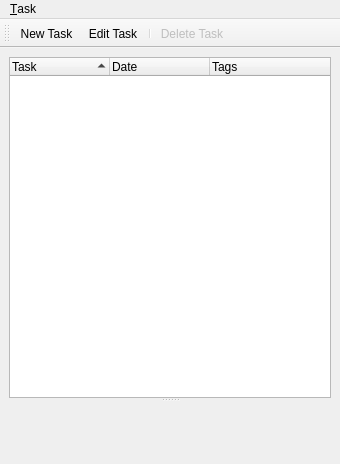
<ui version="4.0" >
 <class>MainWindow</class>
 <widget class="QMainWindow" name="MainWindow" >
  <property name="geometry" >
   <rect>
    <x>0</x>
    <y>0</y>
    <width>340</width>
    <height>464</height>
   </rect>
  </property>
  <property name="windowTitle" >
   <string>Todo</string>
  </property>
  <property name="windowIcon" >
   <iconset resource="icons.qrc" >
    <normaloff>:/todo.svg</normaloff>:/todo.svg</iconset>
  </property>
  <widget class="QWidget" name="centralwidget" >
   <layout class="QVBoxLayout" name="verticalLayout" >
    <item>
     <widget class="QSplitter" name="splitter" >
      <property name="orientation" >
       <enum>Qt::Vertical</enum>
      </property>
      <widget class="QTreeWidget" name="list" >
       <property name="alternatingRowColors" >
        <bool>true</bool>
       </property>
       <property name="rootIsDecorated" >
        <bool>false</bool>
       </property>
       <property name="uniformRowHeights" >
        <bool>true</bool>
       </property>
       <property name="sortingEnabled" >
        <bool>true</bool>
       </property>
       <property name="allColumnsShowFocus" >
        <bool>true</bool>
       </property>
       <column>
        <property name="text" >
         <string>Task</string>
        </property>
       </column>
       <column>
        <property name="text" >
         <string>Date</string>
        </property>
       </column>
       <column>
        <property name="text" >
         <string>Tags</string>
        </property>
       </column>
      </widget>
      <widget class="editor" native="1" name="editor" />
     </widget>
    </item>
   </layout>
  </widget>
  <widget class="QMenuBar" name="menubar" >
   <property name="geometry" >
    <rect>
     <x>0</x>
     <y>0</y>
     <width>340</width>
     <height>27</height>
    </rect>
   </property>
   <widget class="QMenu" name="menuTask" >
    <property name="title" >
     <string>&amp;Task</string>
    </property>
    <addaction name="actionNew_Task" />
    <addaction name="actionEdit_Task" />
    <addaction name="separator" />
    <addaction name="actionDelete_Task" />
   </widget>
   <addaction name="menuTask" />
  </widget>
  <widget class="QToolBar" name="toolBar" >
   <property name="windowTitle" >
    <string>toolBar</string>
   </property>
   <attribute name="toolBarArea" >
    <enum>TopToolBarArea</enum>
   </attribute>
   <attribute name="toolBarBreak" >
    <bool>false</bool>
   </attribute>
   <addaction name="actionNew_Task" />
   <addaction name="actionEdit_Task" />
   <addaction name="separator" />
   <addaction name="actionDelete_Task" />
  </widget>
  <action name="actionDelete_Task" >
   <property name="enabled" >
    <bool>false</bool>
   </property>
   <property name="icon" >
    <iconset resource="icons.qrc" >
     <normaloff>:/delete.svg</normaloff>:/delete.svg</iconset>
   </property>
   <property name="text" >
    <string>Delete Task</string>
   </property>
   <property name="shortcut" >
    <string>Del</string>
   </property>
  </action>
  <action name="actionNew_Task" >
   <property name="icon" >
    <iconset resource="icons.qrc" >
     <normaloff>:/filenew.svg</normaloff>:/filenew.svg</iconset>
   </property>
   <property name="text" >
    <string>New Task</string>
   </property>
  </action>
  <action name="actionEdit_Task" >
   <property name="icon" >
    <iconset resource="icons.qrc" >
     <normaloff>:/edit.svg</normaloff>:/edit.svg</iconset>
   </property>
   <property name="text" >
    <string>Edit Task</string>
   </property>
  </action>
 </widget>
 <customwidgets>
  <customwidget>
   <class>editor</class>
   <extends>QWidget</extends>
   <header>editor</header>
   <container>1</container>
  </customwidget>
 </customwidgets>
 <resources>
  <include location="icons.qrc" />
 </resources>
 <connections/>
</ui>
